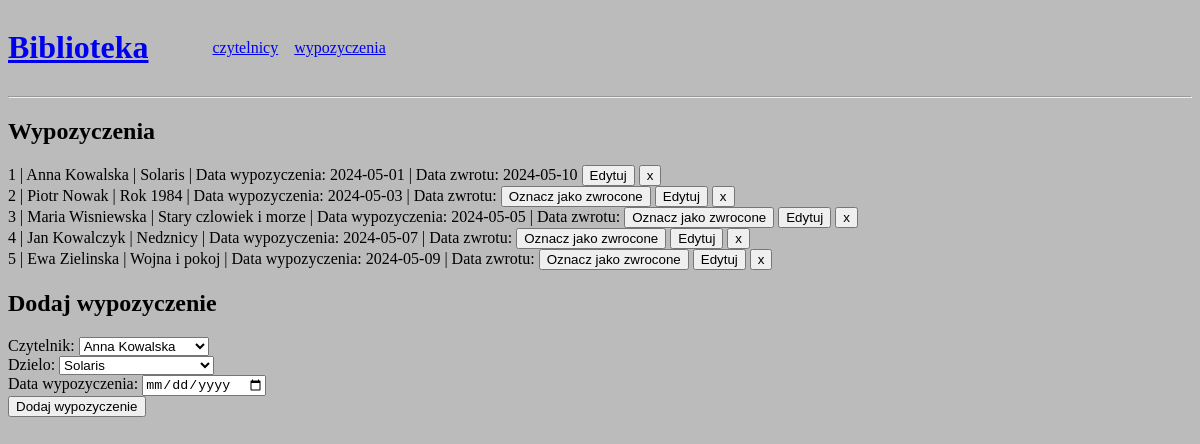
The page /pages/rentals.php on the database its author committed.
### tables this page shows
CREATE TABLE wypozyczenia (
  id INT AUTO_INCREMENT PRIMARY KEY,
  czytelnik_id INT NOT NULL,
  dzielo_id INT NOT NULL,
  data_wypozyczenia DATE NOT NULL,
  data_zwrotu DATE,
  FOREIGN KEY (czytelnik_id) REFERENCES czytelnicy(id) ON DELETE CASCADE ON UPDATE CASCADE,
  FOREIGN KEY (dzielo_id) REFERENCES dziela(id) ON UPDATE CASCADE
);

CREATE TABLE czytelnicy (
  id INT AUTO_INCREMENT PRIMARY KEY,
  mail VARCHAR(255) NOT NULL UNIQUE,
  numer_tel VARCHAR(255) NOT NULL UNIQUE,
  adres VARCHAR(255) NOT NULL,
  imie VARCHAR(255) NOT NULL,
  nazwisko VARCHAR(255) NOT NULL,
  bilans SMALLINT NOT NULL DEFAULT 0
);

CREATE TABLE dziela (
  id INT AUTO_INCREMENT PRIMARY KEY,
  nazwa VARCHAR(255) NOT NULL,
  ilosc_na_stanie INT NOT NULL,
  wydawnictwo VARCHAR(255) NOT NULL UNIQUE,
  autor_id INT UNIQUE,
  gatunek_id INT NOT NULL,
  FOREIGN KEY (autor_id) REFERENCES autorzy(id) ON DELETE SET NULL,
  FOREIGN KEY (gatunek_id) REFERENCES gatunki(id)
);

### pages/rentals.php (the view, shortened to what this page needs)
<!DOCTYPE html>
<html lang="en">
<head>
  <link rel="stylesheet" href="../style.css">
</head>
<body>
<?php
  include("../db/connect.php");
  include("../components/header.php");
  echo("<h2>Wypozyczenia</h2>");
  $sql = "SELECT * FROM wypozyczenia";
  $result = $conn->query($sql);
if ($result->num_rows > 0) {
    while($row = $result->fetch_assoc()) {
        $work_sql = "SELECT nazwa FROM dziela WHERE id = " . $row["dzielo_id"];
        $work_result = $conn->query($work_sql);
        $work_title = "";
        if ($work_result->num_rows > 0) {
            $work_row = $work_result->fetch_assoc();
            $work_title = $work_row["nazwa"];
        }
        $reader_sql = "SELECT imie, nazwisko FROM czytelnicy WHERE id = " . $row["czytelnik_id"];
        $reader_result = $conn->query($reader_sql);
        $reader_name = "";
        if ($reader_result->num_rows > 0) {
            $reader_row = $reader_result->fetch_assoc();
            $reader_name = $reader_row["imie"] . " " . $reader_row["nazwisko"];
        }
        echo $row["id"] . " | " . $reader_name . " |  " . $work_title . " | Data wypozyczenia: " . $row["data_wypozyczenia"] . " | Data zwrotu: " . $row["data_zwrotu"];
        if(empty($row["data_zwrotu"])) {
            echo " <form style='display:inline;' action='../api/mark-rental-complete.php' method='post'>
                      <input type='hidden' name='id' value='" . $row["id"] . "'>
                      <button type='submit'>Oznacz jako zwrocone</button>
                   </form>";
        }
        echo " <form style='display:inline;' action='../pages/edit-rental.php' method='get'>
                  <input type='hidden' name='id' value='" . $row["id"] . "'>
                  <button type='submit'>Edytuj</button>
               </form>";
        echo " <form style='display:inline;' action='../api/delete-rental.php' method='post'>
                  <input type='hidden' name='id' value='" . $row["id"] . "'>
                  <button type='submit'>x</button>
               </form><br>";
      }
  } else {
      echo "brak wypozyczen";
  }
  $sql_czytelnicy = "SELECT id, imie, nazwisko FROM czytelnicy";
  $result_czytelnicy = $conn->query($sql_czytelnicy);
  $sql_dziela = "SELECT id, nazwa FROM dziela";
  $result_dziela = $conn->query($sql_dziela);
?>
<h2>Dodaj wypozyczenie</h2>
<form action="../api/add-rental.php" method="post">
  <label for="czytelnik_id">Czytelnik:</label>
  <select id="czytelnik_id" name="czytelnik_id" required>
    <?php
      if ($result_czytelnicy->num_rows > 0) {
          while($row_czytelnicy = $result_czytelnicy->fetch_assoc()) {
              echo "<option value='" . $row_czytelnicy["id"] . "'>" . $row_czytelnicy["imie"] . " " . $row_czytelnicy["nazwisko"] . "</option>";
          }
      } else {
          echo "<option value=''>Brak czytelnikow</option>";
      }
    ?>
  </select><br>
  <label for="dzielo_id">Dzielo:</label>
  <select id="dzielo_id" name="dzielo_id" required>
    <?php
      if ($result_dziela->num_rows > 0) {
          while($row_dziela = $result_dziela->fetch_assoc()) {
              echo "<option value='" . $row_dziela["id"] . "'>" . $row_dziela["nazwa"] . "</option>";
          }
      } else {
          echo "<option value=''>Brak dziel</option>";
      }
    ?>
  </select><br>
  <label for="data_wypozyczenia">Data wypozyczenia:</label>
  <input type="date" id="data_wypozyczenia" name="data_wypozyczenia" required><br>
  <button type="submit">Dodaj wypozyczenie</button>
</form>
</body>
</html>

### components/header.php
<?php
  echo <<<HTML
  <div class="header">
    <div class="logo">
      <a href="/">
        <h1>Biblioteka</h1>
      </a>
    </div>
    <div class="header-links">
      <a href='../pages/readers.php'>czytelnicy</a>
      <a href='../pages/rentals.php'>wypozyczenia</a>
    </div>
  </div>
  <hr />
  HTML;
?>

### style.css (style rules this page uses)
body { background-color: #bbb; }
.header-links { display: flex; gap: 1rem; align-items: center; }

### rows shown on the page
wypozyczenia: id "1", czytelnik.nazwisko "Anna Kowalska", dzielo.nazwa "Solaris", data_wypozyczenia "2024-05-01", data_zwrotu "2024-05-10"
wypozyczenia: id "2", czytelnik.nazwisko "Piotr Nowak", dzielo.nazwa "Rok 1984", data_wypozyczenia "2024-05-03"
wypozyczenia: id "3", czytelnik.nazwisko "Maria Wisniewska", dzielo.nazwa "Stary czlowiek i morze", data_wypozyczenia "2024-05-05"
wypozyczenia: id "4", czytelnik.nazwisko "Jan Kowalczyk", dzielo.nazwa "Nedznicy", data_wypozyczenia "2024-05-07"
wypozyczenia: id "5", czytelnik.nazwisko "Ewa Zielinska", dzielo.nazwa "Wojna i pokoj", data_wypozyczenia "2024-05-09"

### other values the page prints
form field czytelnik_id "Anna Kowalska"
form field dzielo_id "Solaris"
